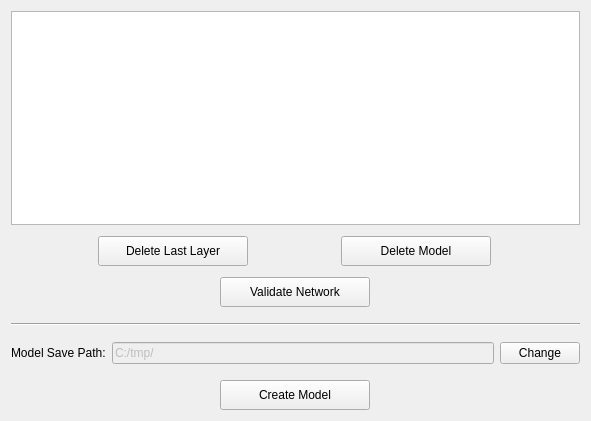
      <widget class="QWidget" name="layoutWidget_2">
       <property name="geometry">
        <rect>
         <x>540</x>
         <y>150</y>
         <width>591</width>
         <height>421</height>
        </rect>
       </property>
       <layout class="QVBoxLayout" name="verticalLayout_3">
        <item>
         <widget class="QListWidget" name="lstModel"/>
        </item>
        <item>
         <spacer name="verticalSpacer">
          <property name="orientation">
           <enum>Qt::Vertical</enum>
          </property>
          <property name="sizeType">
           <enum>QSizePolicy::Fixed</enum>
          </property>
          <property name="sizeHint" stdset="0">
           <size>
            <width>20</width>
            <height>5</height>
           </size>
          </property>
         </spacer>
        </item>
        <item>
         <layout class="QHBoxLayout" name="horizontalLayout_2">
          <item>
           <widget class="QPushButton" name="btnDeleteLayer">
            <property name="sizePolicy">
             <sizepolicy hsizetype="Fixed" vsizetype="Fixed">
              <horstretch>0</horstretch>
              <verstretch>0</verstretch>
             </sizepolicy>
            </property>
            <property name="minimumSize">
             <size>
              <width>150</width>
              <height>30</height>
             </size>
            </property>
            <property name="maximumSize">
             <size>
              <width>150</width>
              <height>30</height>
             </size>
            </property>
            <property name="text">
             <string>Delete Last Layer</string>
            </property>
           </widget>
          </item>
          <item>
           <widget class="QPushButton" name="btnDeleteModel">
            <property name="sizePolicy">
             <sizepolicy hsizetype="Fixed" vsizetype="Fixed">
              <horstretch>0</horstretch>
              <verstretch>0</verstretch>
             </sizepolicy>
            </property>
            <property name="minimumSize">
             <size>
              <width>150</width>
              <height>30</height>
             </size>
            </property>
            <property name="maximumSize">
             <size>
              <width>150</width>
              <height>30</height>
             </size>
            </property>
            <property name="text">
             <string>Delete Model</string>
            </property>
           </widget>
          </item>
         </layout>
        </item>
        <item>
         <spacer name="verticalSpacer_2">
          <property name="orientation">
           <enum>Qt::Vertical</enum>
          </property>
          <property name="sizeType">
           <enum>QSizePolicy::Fixed</enum>
          </property>
          <property name="sizeHint" stdset="0">
           <size>
            <width>20</width>
            <height>5</height>
           </size>
          </property>
         </spacer>
        </item>
        <item>
         <layout class="QHBoxLayout" name="horizontalLayout_7">
          <item>
           <widget class="QPushButton" name="btnValidateNetwork">
            <property name="sizePolicy">
             <sizepolicy hsizetype="Fixed" vsizetype="Fixed">
              <horstretch>0</horstretch>
              <verstretch>0</verstretch>
             </sizepolicy>
            </property>
            <property name="minimumSize">
             <size>
              <width>150</width>
              <height>30</height>
             </size>
            </property>
            <property name="maximumSize">
             <size>
              <width>150</width>
              <height>30</height>
             </size>
            </property>
            <property name="text">
             <string>Validate Network</string>
            </property>
           </widget>
          </item>
         </layout>
        </item>
        <item>
         <spacer name="verticalSpacer_4">
          <property name="orientation">
           <enum>Qt::Vertical</enum>
          </property>
          <property name="sizeType">
           <enum>QSizePolicy::Fixed</enum>
          </property>
          <property name="sizeHint" stdset="0">
           <size>
            <width>20</width>
            <height>10</height>
           </size>
          </property>
         </spacer>
        </item>
        <item>
         <widget class="Line" name="line">
          <property name="orientation">
           <enum>Qt::Horizontal</enum>
          </property>
         </widget>
        </item>
        <item>
         <spacer name="verticalSpacer_3">
          <property name="orientation">
           <enum>Qt::Vertical</enum>
          </property>
          <property name="sizeType">
           <enum>QSizePolicy::Fixed</enum>
          </property>
          <property name="sizeHint" stdset="0">
           <size>
            <width>20</width>
            <height>10</height>
           </size>
          </property>
         </spacer>
        </item>
        <item>
         <layout class="QVBoxLayout" name="verticalLayout">
          <item>
           <layout class="QHBoxLayout" name="horizontalLayout_4">
            <item>
             <widget class="QLabel" name="lblModelSavePath">
              <property name="text">
               <string>Model Save Path:</string>
              </property>
             </widget>
            </item>
            <item>
             <widget class="QLineEdit" name="txtModelSavePath">
              <property name="enabled">
               <bool>false</bool>
              </property>
              <property name="text">
               <string>C:/tmp/</string>
              </property>
              <property name="readOnly">
               <bool>true</bool>
              </property>
             </widget>
            </item>
            <item>
             <widget class="QPushButton" name="btnChangeModelSavePath">
              <property name="text">
               <string>Change</string>
              </property>
             </widget>
            </item>
           </layout>
          </item>
          <item>
           <spacer name="verticalSpacer_5">
            <property name="orientation">
             <enum>Qt::Vertical</enum>
            </property>
            <property name="sizeType">
             <enum>QSizePolicy::Fixed</enum>
            </property>
            <property name="sizeHint" stdset="0">
             <size>
              <width>20</width>
              <height>10</height>
             </size>
            </property>
           </spacer>
          </item>
          <item>
           <layout class="QHBoxLayout" name="horizontalLayout_8">
            <item>
             <widget class="QPushButton" name="btnCreateModel">
              <property name="sizePolicy">
               <sizepolicy hsizetype="Fixed" vsizetype="Fixed">
                <horstretch>0</horstretch>
                <verstretch>0</verstretch>
               </sizepolicy>
              </property>
              <property name="minimumSize">
               <size>
                <width>150</width>
                <height>30</height>
               </size>
              </property>
              <property name="maximumSize">
               <size>
                <width>150</width>
                <height>30</height>
               </size>
              </property>
              <property name="text">
               <string>Create Model</string>
              </property>
             </widget>
            </item>
           </layout>
          </item>
         </layout>
        </item>
       </layout>
      </widget>
